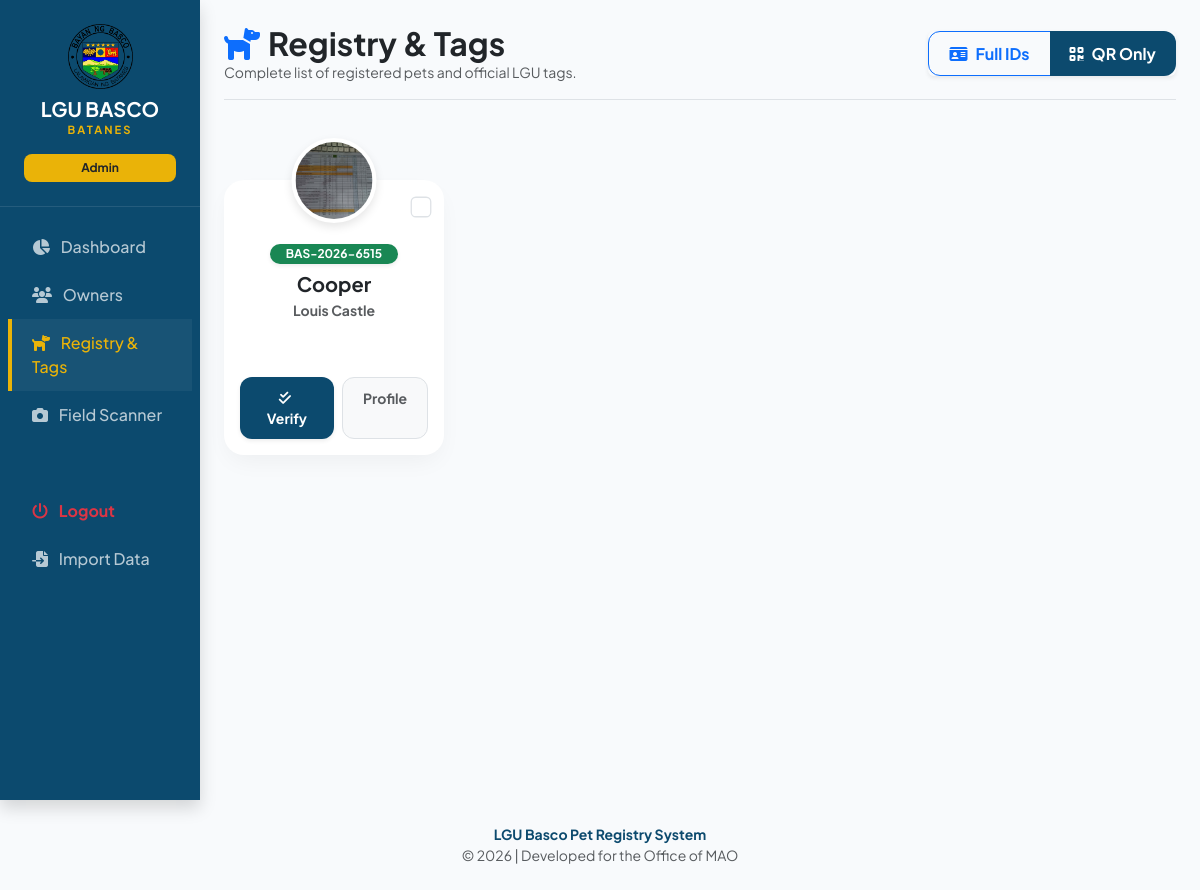
Page /dogs.php (signed in) on the committed database.
### tables this page shows
CREATE TABLE `tbl_dogs` (
  `dog_id` int(11) NOT NULL,
  `owner_id` int(11) DEFAULT NULL,
  `tag_serial` varchar(20) NOT NULL,
  `dog_name` varchar(50) DEFAULT NULL,
  `breed` varchar(50) DEFAULT NULL,
  `color` varchar(30) DEFAULT NULL,
  `sex` enum('Male','Female') DEFAULT 'Male',
  `dog_photo` varchar(255) DEFAULT 'default_dog.png',
  `status` enum('Home','Impounded','Missing') DEFAULT 'Home',
  `updated_at` timestamp NOT NULL DEFAULT current_timestamp() ON UPDATE current_timestamp(),
  `last_sync` timestamp NULL DEFAULT NULL
);

CREATE TABLE `tbl_owners` (
  `owner_id` int(11) NOT NULL,
  `fullname` varchar(100) NOT NULL,
  `barangay` varchar(50) NOT NULL,
  `contact_number` varchar(15) NOT NULL,
  `owner_photo` varchar(255) DEFAULT 'default_owner.png',
  `address` text DEFAULT NULL,
  `created_at` timestamp NOT NULL DEFAULT current_timestamp()
);

### dogs.php (the view, shortened to what this page needs)
<?php
include('db_connect.php');
include('includes/header.php');
?>
<main class="col-md-9 ms-sm-auto col-lg-10 px-md-4 py-4 main-content">
    <div class="d-flex flex-column flex-md-row justify-content-between align-items-md-center mb-4 no-print border-bottom pb-3 gap-3">
        <div>
            <h2 class="fw-bold text-dark mb-0"><i class="fas fa-dog text-primary me-2"></i>Registry & Tags</h2>
            <p class="text-muted small mb-0">Complete list of registered pets and official LGU tags.</p>
        </div>
        <div class="btn-group shadow-sm">
            <button class="btn btn-outline-primary fw-bold" onclick="printMode('full')"><i class="fas fa-id-card me-2"></i>Full IDs</button>
            <button class="btn btn-primary fw-bold" onclick="printMode('qr')"><i class="fas fa-qrcode me-2"></i>QR Only</button>
        </div>
    </div>
    <div class="row g-4 pt-3" id="printArea">
        <?php
        $query = "SELECT d.*, o.fullname, o.owner_photo, o.contact_number, o.barangay
                  FROM tbl_dogs d
                  JOIN tbl_owners o ON d.owner_id = o.owner_id
                  ORDER BY d.dog_id DESC";
        $dogs = $pdo->query($query)->fetchAll();
        foreach($dogs as $d):
            $dogData = htmlspecialchars(json_encode([
                'tag' => $d['tag_serial'],
                'dogName' => $d['dog_name'],
                'breed' => $d['breed'],
                'dogImg' => 'uploads/dogs/' . $d['dog_photo'],
                'ownerName' => $d['fullname'],
                'ownerImg' => 'uploads/owners/' . $d['owner_photo'],
                'contact' => $d['contact_number'],
                'brgy' => $d['barangay'],
                'ownerId' => $d['owner_id']
            ]), ENT_QUOTES, 'UTF-8');
        ?>
        <div class="col-md-6 col-lg-4 col-xl-3 col-print dog-item">
            <div class="card dog-card text-center pt-5 pb-3 px-3 shadow-sm h-100">
                <input class="form-check-input print-selector no-print" type="checkbox">
                <img src="uploads/dogs/<?php echo $d['dog_photo']; ?>" class="dog-avatar" onerror="this.src='uploads/dogs/default_dog.png';">
                <div class="card-body p-0 mt-3 d-flex flex-column">
                    <span class="badge bg-success px-3 py-1 mb-2 mx-auto rounded-pill w-auto shadow-sm"><?php echo $d['tag_serial']; ?></span>
                    <h5 class="fw-bold mb-1 text-dark"><?php echo htmlspecialchars($d['dog_name']); ?></h5>
                    <small class="text-muted d-block mb-3 fw-bold"><?php echo htmlspecialchars($d['fullname']); ?></small>
                    <div class="mt-auto no-print d-flex gap-2">
                        <button class="btn btn-primary btn-sm flex-grow-1 fw-bold shadow-sm" onclick="openVerifyModal(<?php echo $dogData; ?>)">
                            <i class="fas fa-check-double me-1"></i> Verify
                        </button>
                        <a href="owner_profile.php?id=<?php echo $d['owner_id']; ?>" class="btn btn-light btn-sm flex-grow-1 fw-bold text-muted border">
                            Profile
                        </a>
                    </div>
                </div>
            </div>
        </div>
        <?php endforeach; ?>
    </div>
</main>
<?php include('includes/footer.php'); ?>

### includes/header.php (style rules this page uses)
:root { --basco-primary: #0c4a6e; --basco-primary-hover: #075985; --basco-accent: #eab308; --basco-success: #15803d; --basco-background: #f8fafc; --basco-text: #1e293b; --soft-shadow: 0 10px 25px -5px rgba(0, 0, 0, 0.05); }
body { font-family: 'Plus Jakarta Sans', sans-serif; background-color: var(--basco-background); color: var(--basco-text); padding-bottom: 0; overflow-x: hidden; }
.card { border: none !important; border-radius: 1.5rem !important; box-shadow: var(--soft-shadow) !important; transition: transform 0.2s ease; }
.btn { border-radius: 12px; font-weight: 600; padding: 0.6rem 1.25rem; }
.btn-primary { background-color: var(--basco-primary); border: none; }

### dogs.php (style rules this page uses)
.dog-card { margin-top: 40px; border-radius: 20px !important; }
.dog-avatar { width: 85px; height: 85px; object-fit: cover; border: 4px solid #fff; border-radius: 50%; position: absolute; top: -42px; left: 50%; transform: translateX(-50%); box-shadow: 0 4px 10px rgba(0,0,0,0.1); background-color: #f8fafc; }
.print-selector { position: absolute; top: 15px; right: 15px; transform: scale(1.3); }

### rows in the picture
tbl_dogs: dog_photo (picture), tag_serial "BAS-2026-6515", dog_name "Cooper", owner.fullname "Louis Castle"

### other values in the picture
$_SESSION['role'] "Admin"
